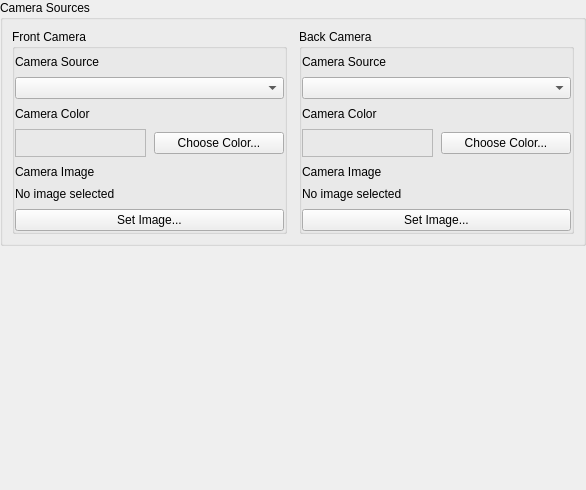
           <widget class="QWidget" name="camera_scroll_contents">
            <property name="geometry">
             <rect>
              <x>0</x>
              <y>0</y>
              <width>586</width>
              <height>490</height>
             </rect>
            </property>
            <layout class="QVBoxLayout" name="camera_tab_content_layout">
             <property name="spacing">
              <number>9</number>
             </property>
             <property name="leftMargin">
              <number>0</number>
             </property>
             <property name="topMargin">
              <number>0</number>
             </property>
             <property name="rightMargin">
              <number>0</number>
             </property>
             <property name="bottomMargin">
              <number>0</number>
             </property>
             <item>
              <widget class="QGroupBox" name="gb_camera_sources_section">
               <property name="title">
                <string>Camera Sources</string>
               </property>
               <layout class="QHBoxLayout" name="gb_camera_sources_section_layout">
                <property name="spacing">
                 <number>12</number>
                </property>
                <item alignment="Qt::AlignmentFlag::AlignTop">
                 <widget class="QGroupBox" name="gb_front_camera">
                  <property name="title">
                   <string>Front Camera</string>
                  </property>
                  <property name="flat">
                   <bool>true</bool>
                  </property>
                  <layout class="QVBoxLayout" name="gb_front_camera_layout">
                   <property name="spacing">
                    <number>8</number>
                   </property>
                   <property name="leftMargin">
                    <number>0</number>
                   </property>
                   <property name="topMargin">
                    <number>6</number>
                   </property>
                   <property name="rightMargin">
                    <number>0</number>
                   </property>
                   <property name="bottomMargin">
                    <number>0</number>
                   </property>
                   <item>
                    <widget class="QLabel" name="label_front_camera">
                     <property name="text">
                      <string>Camera Source</string>
                     </property>
                    </widget>
                   </item>
                   <item>
                    <widget class="QComboBox" name="front_camera_box"/>
                   </item>
                   <item>
                    <widget class="QLabel" name="label_front_camera_color">
                     <property name="text">
                      <string>Camera Color</string>
                     </property>
                    </widget>
                   </item>
                   <item>
                    <layout class="QHBoxLayout" name="front_camera_color_layout">
                     <item>
                      <widget class="QLabel" name="front_camera_color_preview">
                       <property name="minimumSize">
                        <size>
                         <width>56</width>
                         <height>28</height>
                        </size>
                       </property>
                       <property name="frameShape">
                        <enum>QFrame::Shape::StyledPanel</enum>
                       </property>
                       <property name="text">
                        <string/>
                       </property>
                      </widget>
                     </item>
                     <item>
                      <widget class="QPushButton" name="front_camera_color_btn">
                       <property name="text">
                        <string>Choose Color...</string>
                       </property>
                      </widget>
                     </item>
                    </layout>
                   </item>
                   <item>
                    <widget class="QLabel" name="label_front_camera_image">
                     <property name="text">
                      <string>Camera Image</string>
                     </property>
                    </widget>
                   </item>
                   <item>
                    <widget class="QLabel" name="front_camera_image_path">
                     <property name="text">
                      <string>No image selected</string>
                     </property>
                     <property name="wordWrap">
                      <bool>true</bool>
                     </property>
                    </widget>
                   </item>
                   <item>
                    <widget class="QPushButton" name="front_camera_image_btn">
                     <property name="text">
                      <string>Set Image...</string>
                     </property>
                    </widget>
                   </item>
                  </layout>
                 </widget>
                </item>
                <item alignment="Qt::AlignmentFlag::AlignTop">
                 <widget class="QGroupBox" name="gb_back_camera">
                  <property name="title">
                   <string>Back Camera</string>
                  </property>
                  <property name="flat">
                   <bool>true</bool>
                  </property>
                  <layout class="QVBoxLayout" name="gb_back_camera_layout">
                   <property name="spacing">
                    <number>8</number>
                   </property>
                   <property name="leftMargin">
                    <number>0</number>
                   </property>
                   <property name="topMargin">
                    <number>6</number>
                   </property>
                   <property name="rightMargin">
                    <number>0</number>
                   </property>
                   <property name="bottomMargin">
                    <number>0</number>
                   </property>
                   <item>
                    <widget class="QLabel" name="label_back_camera">
                     <property name="text">
                      <string>Camera Source</string>
                     </property>
                    </widget>
                   </item>
                   <item>
                    <widget class="QComboBox" name="back_camera_box"/>
                   </item>
                   <item>
                    <widget class="QLabel" name="label_back_camera_color">
                     <property name="text">
                      <string>Camera Color</string>
                     </property>
                    </widget>
                   </item>
                   <item>
                    <layout class="QHBoxLayout" name="back_camera_color_layout">
                     <item>
                      <widget class="QLabel" name="back_camera_color_preview">
                       <property name="minimumSize">
                        <size>
                         <width>56</width>
                         <height>28</height>
                        </size>
                       </property>
                       <property name="frameShape">
                        <enum>QFrame::Shape::StyledPanel</enum>
                       </property>
                       <property name="text">
                        <string/>
                       </property>
                      </widget>
                     </item>
                     <item>
                      <widget class="QPushButton" name="back_camera_color_btn">
                       <property name="text">
                        <string>Choose Color...</string>
                       </property>
                      </widget>
                     </item>
                    </layout>
                   </item>
                   <item>
                    <widget class="QLabel" name="label_back_camera_image">
                     <property name="text">
                      <string>Camera Image</string>
                     </property>
                    </widget>
                   </item>
                   <item>
                    <widget class="QLabel" name="back_camera_image_path">
                     <property name="text">
                      <string>No image selected</string>
                     </property>
                     <property name="wordWrap">
                      <bool>true</bool>
                     </property>
                    </widget>
                   </item>
                   <item>
                    <widget class="QPushButton" name="back_camera_image_btn">
                     <property name="text">
                      <string>Set Image...</string>
                     </property>
                    </widget>
                   </item>
                  </layout>
                 </widget>
                </item>
               </layout>
              </widget>
             </item>
             <item>
              <spacer name="camera_tab_content_spacer">
               <property name="orientation">
                <enum>Qt::Orientation::Vertical</enum>
               </property>
               <property name="sizeHint" stdset="0">
                <size>
                 <width>20</width>
                 <height>40</height>
                </size>
               </property>
              </spacer>
             </item>
            </layout>
           </widget>
